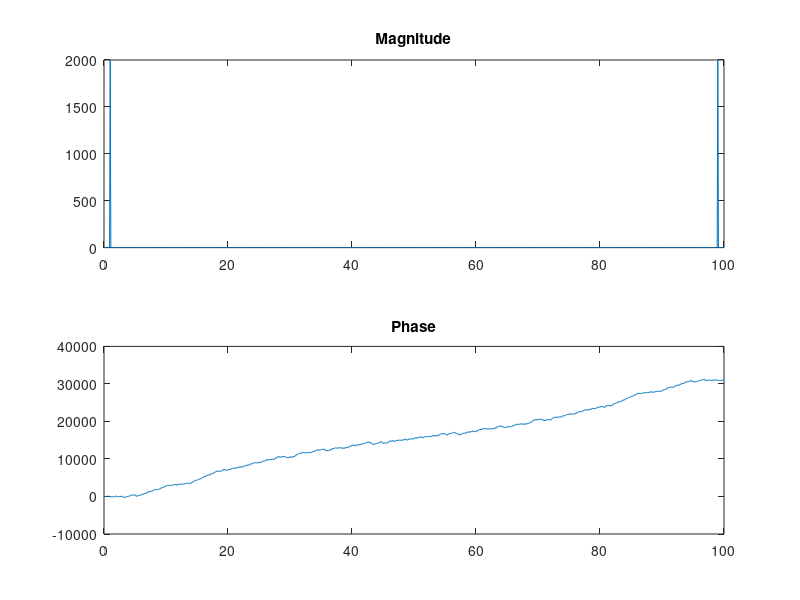

This figure's MATLAB source:
clc, clear all, close all
%%
% linealidad de la DFT
a1 = 2 ; a2 = 2;

% x1 = [1 2 3 4];
% x2 = [1 2 1 2];

t = 0:1/100:10-1/100;                     % Time vector
x1 = sin(2*pi*t) 
x2 = sin(2*pi*t) 

% computar DFT
X1 = fft(x1)
X2 = fft(x2)

x1 = a1 *  x1;
x2 = a2 *  x2;

X1 = a1 *  X1;
X2 = a2 *  X2;

% tiempo
x = x1 + x2;
uan = fft(x)
mx = abs(uan);
p = unwrap(angle(uan)); 

figure; 
subplot(2,1,1); f = (0:length(uan)-1)*100/length(uan); plot(f,mx); title('Magnitude') 
subplot(2,1,2);plot(f,p*180/pi);title('Phase')
% frecuencia
X = X1 + X2;
frec = fft(X)
mX = abs(frec); 

